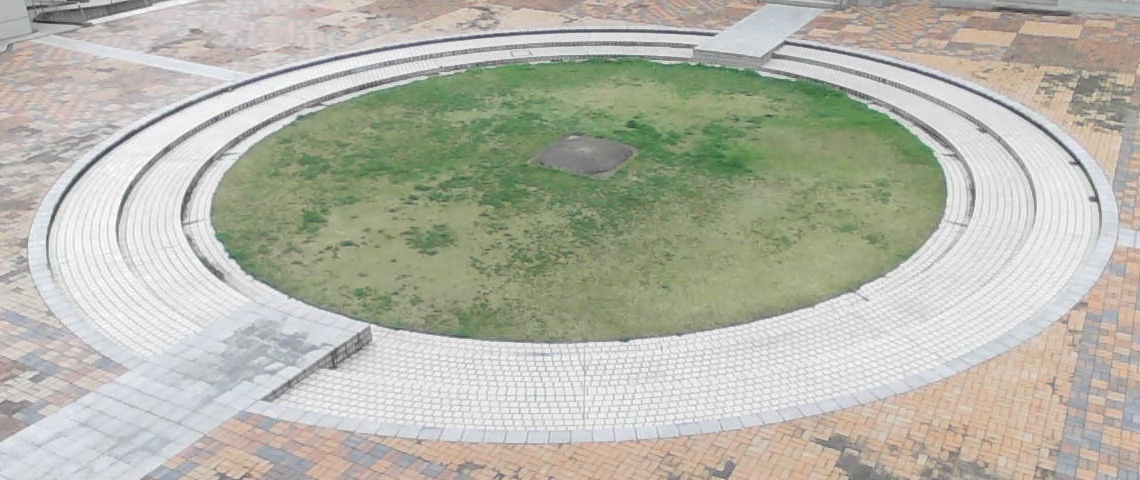
#> input picture test_img/000000.jpg, 1140 x 480 px; its folder holds 4 pictures in this run
$ jupyter execute main.ipynb
#> lines starting #> are read from the running program, lines starting #| are printed output that depends on the picture; after the words box and inside, x2 and y2 are one past the last pixel; in counts of white or black regions, pixels touching at a corner belong together
This research is about a Otsu method-based moving object detection method

## Table of contents
- [Project structure](#anchor1)
- [Foreground detection](#anchor2)
  - [How to use](#anchor3)
  - [Use cases](#anchor4)
- [Background detection](#anchor5)
  - [What is ANN](#anchor6)
  - [How to use](#anchor7)
  - [Use cases](#anchor8)
- [paper link](paper/A_Moving_Object_Detection_Method_Based_on_the_Otsu_Method.pdf)

### Project structure <a name="anchor1"></a>
There are four folders:
- test_img
- foreground_img
- binarization_img
- paper

*'test_img'* contains 11 test images in which *'000000.jpg'* is the background image;

*'foreground_img'* is for saving images with the foreground;

*'binarization_img'* contains the binarized images;

Related thesis is placed in the *'paper'* folder.

### Foreground detection <a name="anchor2"></a>
#### How to use <a name="anchor3"></a>
Put your images in a folder, and use
```
get_foreground_median(folder_path, output_path, binarization='n')
```
function, in which `folder_path` is images path, `output_path` to put output images.

And you can `binarization` images with the Otsu method.

[cell 1]
from os import listdir
from PIL import Image
import numpy as np
import cv2

def get_foreground_median(folder_path, output_path, binarization='n'):

    ###################
    # read image name #
    ###################
#> called with folder_path = 'test_img/', output_path = 'foreground_img/', binarization = 'n'
    img_name_list = []
    for img_name in listdir(folder_path):
        img_name_list.append(str(img_name))
#     print(img_name_list)

    ##############
    # read image #
    ##############
    img_list = []
    for img_name in img_name_list:
        img_list.append(np.asarray(Image.open(folder_path + img_name).convert('L'))) # convert to gray-scale
#     print(img_list[0].shape)

    ###########################
    # calculate median image #
    ###########################
    img_array = np.asarray(img_list, np.float64) # convert list to array
#     print(img_array.shape) # (11, 480, 1140)
    average_img = np.median(img_array, axis=0)
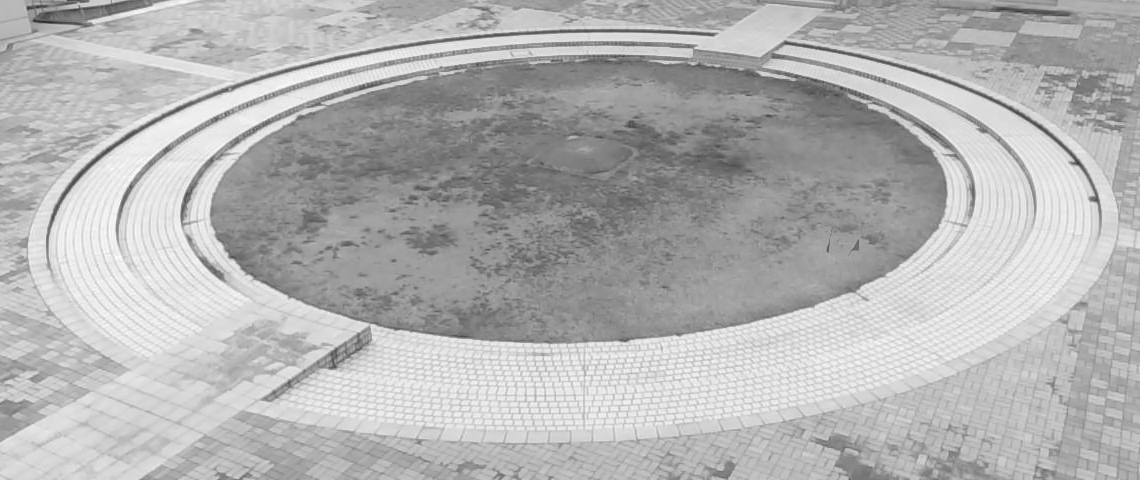
#> average_img: shape (480, 1140) float64; min 42, max 254, mean 179.2
#     print(average_img.shape) #  (480, 1140)
#     print(average_img)

    ###########################################
    # minus average image from original image #
    ###########################################
    img_array -= average_img
#     print(img_array)
    img_array = np.abs(img_array)
#     print(img_array)
    img_array = np.around(img_array).astype(np.uint8)
#     print(img_array)

    ################
    # binarization #
    ################
    if binarization == 'y':
        for i in range(len(img_array)):
            _, img_array[i] = cv2.threshold(img_array[i], 0, 255, cv2.THRESH_BINARY + cv2.THRESH_OTSU)

    ##############
    # output img #
    ##############
    for i in range(len(img_array)):
        Image.fromarray(img_array[i]).save(output_path + img_name_list[i], compress_level=0)
#> this loop made 4 passes
#> pass 1, in get_foreground_median, `Image.fromarray(img_array[i]).save(output_path + img_name_list[i], com..`:
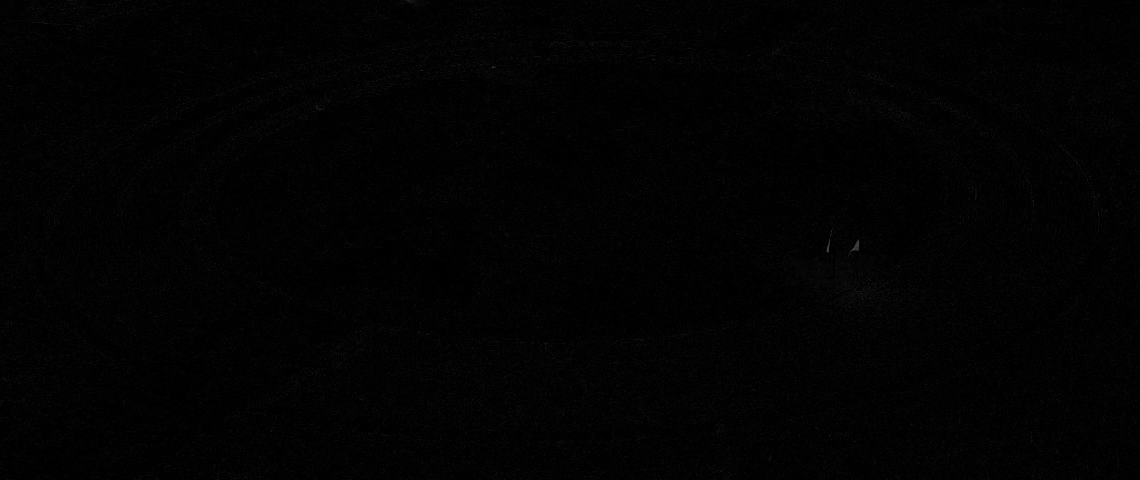
#> saved as 000000.jpg: PIL image 1140x480 L; min 0, max 74, mean 2.1
#> pass 2, in get_foreground_median, `Image.fromarray(img_array[i]).save(output_path + img_name_list[i], com..`:
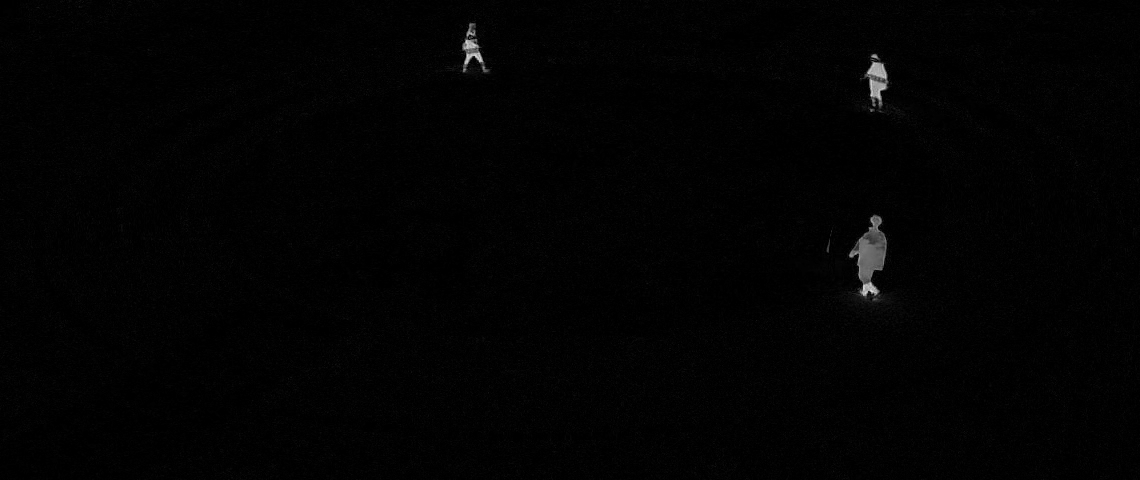
#> saved as 000001.jpg: PIL image 1140x480 L; min 0, max 219, mean 2.4

#### Use cases <a name="anchor4"></a>

[cell 2]
test_img_path = 'test_img/'
foreground_img_path = 'foreground_img/'
binarization_img_path = 'binarization_img/'

##################################
# get images with the foreground #
##################################
get_foreground_median(test_img_path, foreground_img_path)

############################
# get the binarized images #
############################
get_foreground_median(test_img_path, binarization_img_path, binarization='y')
#> the loop in get_foreground_median (call 2), `for i in range(len(img_array)):` made 4 passes
#> pass 1, in get_foreground_median (call 2), `Image.fromarray(img_array[i]).save(output_path + img_name_list[i], com..`:
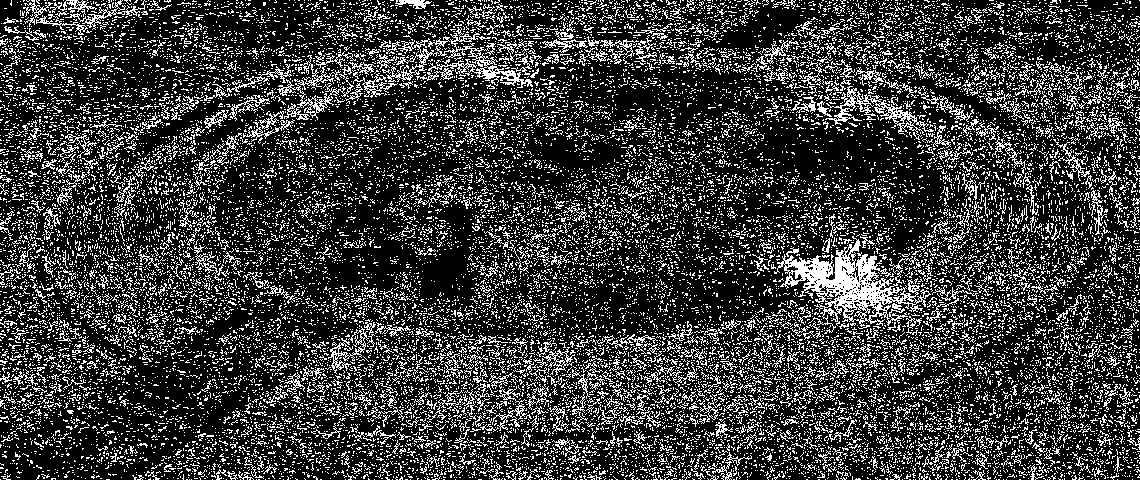
#> saved as 000000.jpg: PIL image 1140x480 L; 22.6% white in thin lines or dots
#> pass 2, in get_foreground_median (call 2), `Image.fromarray(img_array[i]).save(output_path + img_name_list[i], com..`:
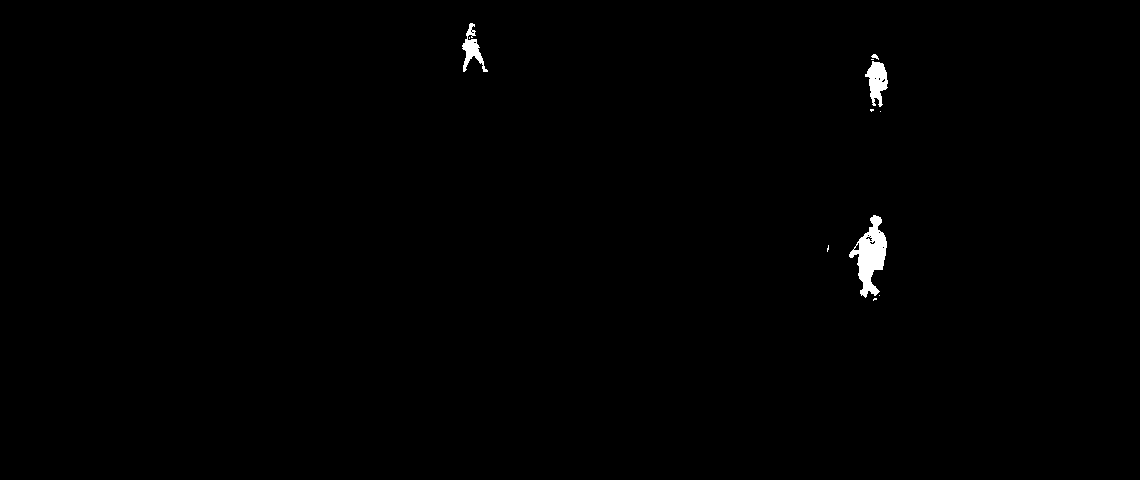
#> saved as 000001.jpg: PIL image 1140x480 L; 0.48% white; 11 white regions (7 under 20 px), largest, box (x1, y1, x2, y2) and area: (849, 215, 887, 298) 1510, (865, 61, 888, 107) 616, (462, 23, 488, 72) 464, (871, 54, 879, 60) 25

### Background detection <a name="anchor5"></a>

The image above shows an good binarizatione xample. However, to the background image *'000000,jpg'*, some pixels are regarded as foreground as there is no foreground, like the image below:

We use **Average Nearest Neighbor (ANN)** to distinguish these background only images.

#### What is ANN <a name="anchor6"></a>
The **ANN** is calculated as the **observed average distance** divided by the **expected average distance**, and can be expressed as
$$
ANN=\frac{\overline{D_o}}{\overline{D_e}},
$$
in which $\overline{D_o}$ is the **observed average distance** and $\overline{D_e}$ is the **expected average distance**, and they can be expressed as
$$
\overline{D_o}=\frac{\sum_{i=1}^{n}d_i}{n}
$$

$$
\overline{D_e}=\frac{0.5}{\sqrt{\frac{n}{A}}}
$$
in which $d_i$ is the distance between a white pixel to its nearest other white pixel, and $n$ is the indexes of the white pixels, $A$ is the area of an image.

#### How to use <a name="anchor7"></a>
Use
```
cal_ANN(img_path)
```
function to calculate ANN to distinguish background images and foreground images.

[cell 3]
from PIL import Image
import numpy as np
import cv2
import matplotlib.pyplot as plt
from scipy.spatial import KDTree
from math import sqrt

palette = [0, 0, 0, 255, 255, 255]

def cal_ANN(img_path):

    ##############
    # read image #
    ##############
    img = Image.open(img_path).convert('L') # convert to gray-scale
    img = np.asarray(img) # convert to array
#     print(img.shape)

    ################
    # binarization #
    ################
    _, img = cv2.threshold(img, 127, 1, cv2.THRESH_BINARY) # let white pixel value 1
# [9 lines of commented-out code are left out]
    ANN = _cal_ANN(img)
    return ANN

def _cal_ANN(img):

    #############################
    # get foreground coordinate #
    #############################
    foreground_coordinate = np.argwhere(img != 0)
#     print(foreground_coordinate)
    n = len(foreground_coordinate)
#     print(n)

    tree = KDTree(foreground_coordinate)

    #############################################################################
    # calculate diatance to the second closest point (the closest is to itself) #
    #############################################################################
    distance, _ = tree.query(foreground_coordinate, k=[2])
#     print(distance)

    ################
    # sum distance #
    ################
    distance = np.sum(distance)
#     print(distance)

    ######
    # Do #
    ######
    Do = distance / n
#     print(Do)

    Y = img.shape[0]
#> Y = 3
    X = img.shape[1]
#> X = 4
    A = Y * X
#> A = 12
#     print(A)

    ######
    # De #
    ######
    De = 0.5 / sqrt(n / A)

    return Do / De

#### <font color=DCDCDC>Code test</font> <a name="anchor8"></a>

[cell 4]
test_img = np.array([0, 0, 1, 0, 0, 1, 0, 0, 0, 0, 1, 0]).reshape((3, 4))
print(test_img)
ANN = _cal_ANN(test_img)
print(ANN)

#### Use cases <a name="anchor8"></a>

[cell 5]
######################
# background img ANN #
######################
test_img_path = 'binarization_img/000000.jpg'
ANN = cal_ANN(test_img_path)
#> in cal_ANN, `_, img = cv2.threshold(img, 127, 1, cv2.THRESH_BINARY)`: img: shape (480, 1140); values 0 (black) and 1 (white), 22.6% white in thin lines or dots
print(ANN)

#############################
# having foreground img ANN #
#############################
test_img_path = 'binarization_img/000001.jpg'
ANN = cal_ANN(test_img_path)
